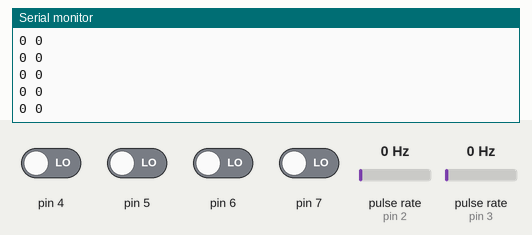
This sketch was run on a simulated Arduino Uno, built with avr-gcc and run on an emulated ATmega328P. On the bench: the last lines printed to the serial monitor. Wiring (inferred from the names in the program): 2 × pulse sensor: data pin 2 / data pin 3. The test bench sets the inputs (shaded band); at power-on: pin 4–7 LOW, pulse rate (sensors on pin 2, pin 3) 0 Hz.

Above: at 1.2 s.
1.3 s: pulse rate (sensor on pin 2) set to 4 Hz
At 1.51 s:
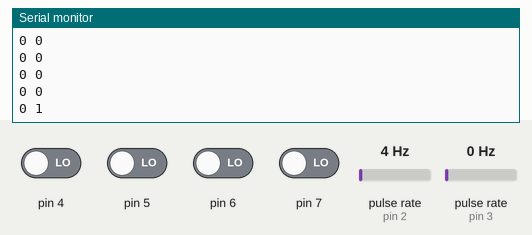
2.8 s: pulse rate (sensor on pin 3) set to 4 Hz
At 2.81 s:
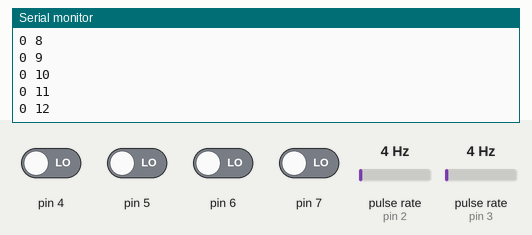
4.3 s: pulse rate (sensor on pin 2) set to 50 Hz
At 4.31 s:
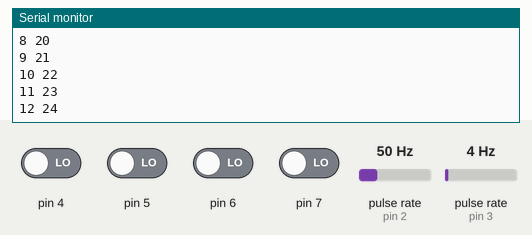
5.8 s: pulse rate (sensor on pin 3) set to 50 Hz
At 5.81 s:
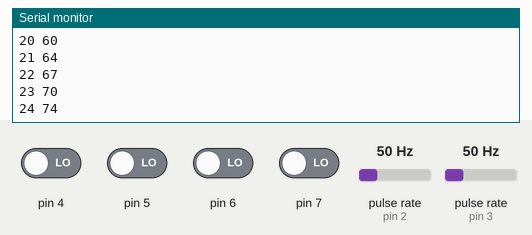
Timing chart, 0 to 8.3 s (numbered marks = the images above; inputs shaded):
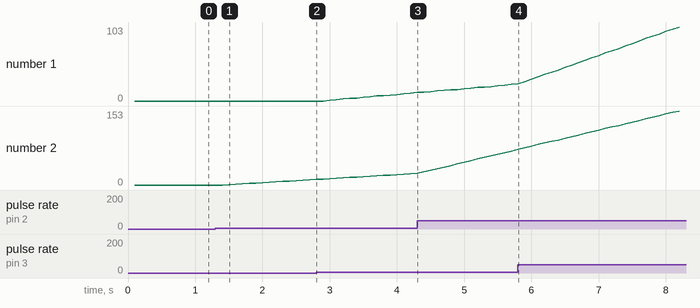

The sketch:

arduino_encoder_test.ino
```cpp
#include "enc_state.h"

// encoder signal has to be on interrupt pin 2 or 3 on Uno, etc.
#define ENC_RIGHT_SIG_PIN 2
#define ENC_LEFT_SIG_PIN  3
#define BOUD              9600

#define PRINT_DELAY 100
#define ENC_DELAY   25000

volatile EncState rightState = { ENC_RIGHT_SIG_PIN, 0, 0, 0 };
volatile EncState leftState  = { ENC_LEFT_SIG_PIN, 0, 0, 0 };

// shared between all ISRs, since only one is active at a time
volatile uint8_t prev;

void setup() {
  Serial.begin(BOUD);

  attachInterrupt(
    digitalPinToInterrupt(ENC_LEFT_SIG_PIN),
    onLeftEnc,
    CHANGE);

  attachInterrupt(
    digitalPinToInterrupt(ENC_RIGHT_SIG_PIN),
    onRightEnc,
    CHANGE);
}

unsigned long time = 0;

void loop() {
  if (millis() - time < PRINT_DELAY)
    return;

  Serial.print(leftState.count);
  Serial.print(' ');
  Serial.println(rightState.count);
  time = millis();
}

void onEnc(volatile EncState * encState) {
  // debounce interrupts
  if (micros() - encState->time < ENC_DELAY)
    return;

  prev = encState->sig;
  // read pin state directly from port D input pin register
  encState->sig = bitRead(PIND, encState->pin);
  if (prev == encState->sig)
    return;

  encState->time = micros();

  ++(encState->count);
}

void onRightEnc() {
  onEnc(&rightState);
}

void onLeftEnc() {
  onEnc(&leftState);
}
```

enc_state.h
```cpp
#include <stdint.h>

struct EncState {
  uint8_t       pin;
  long          count;
  unsigned long time;
  uint8_t       sig;
};
```

Measured:
- after the input at 1.3 s, the serial monitor: prints a new line after 0.20 s (image 1)
- plotted number 2: 0 → 11 after the input at 1.3 s, 23 → 70 after the input at 4.3 s
